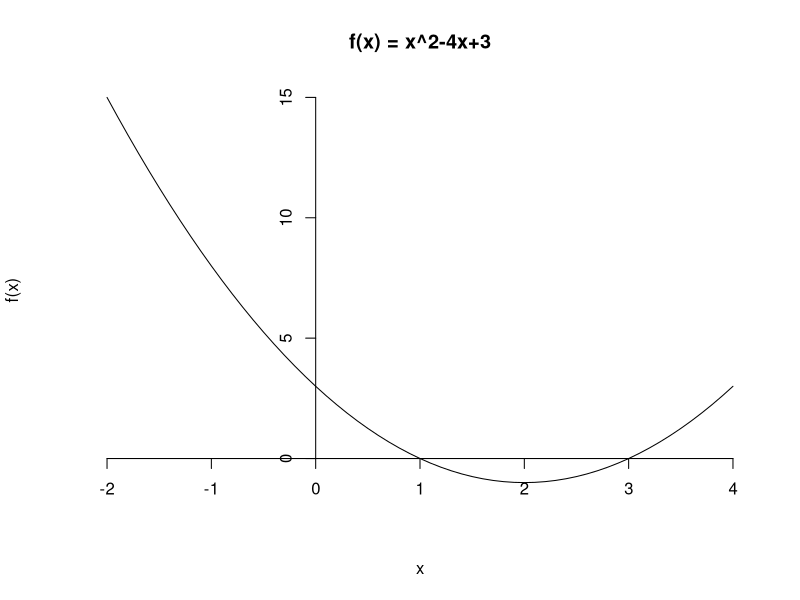
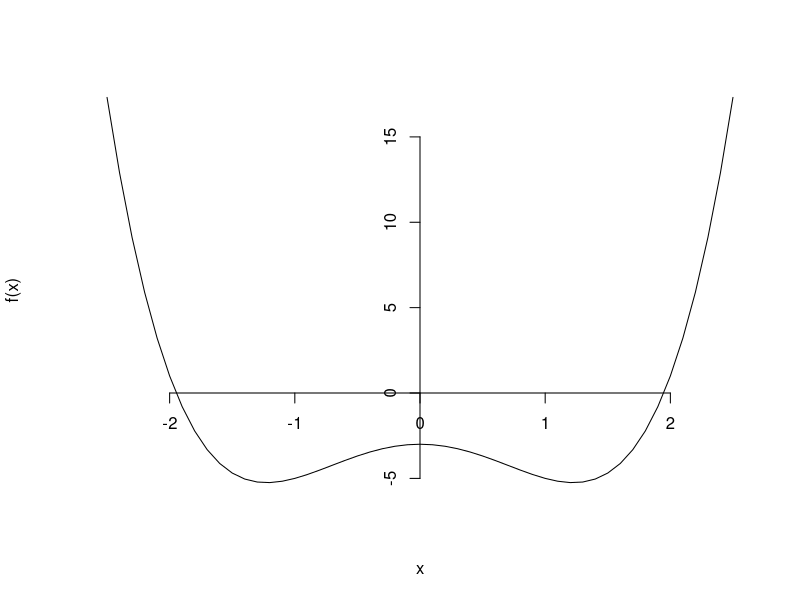
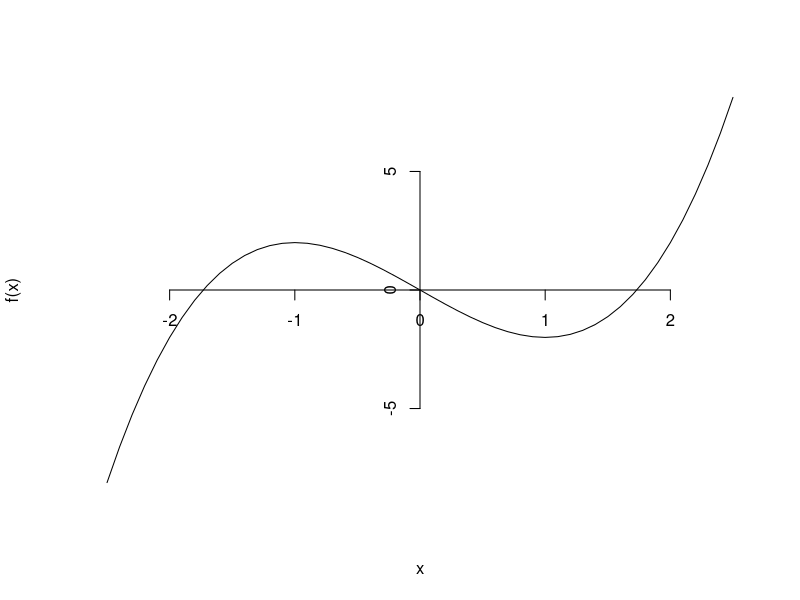
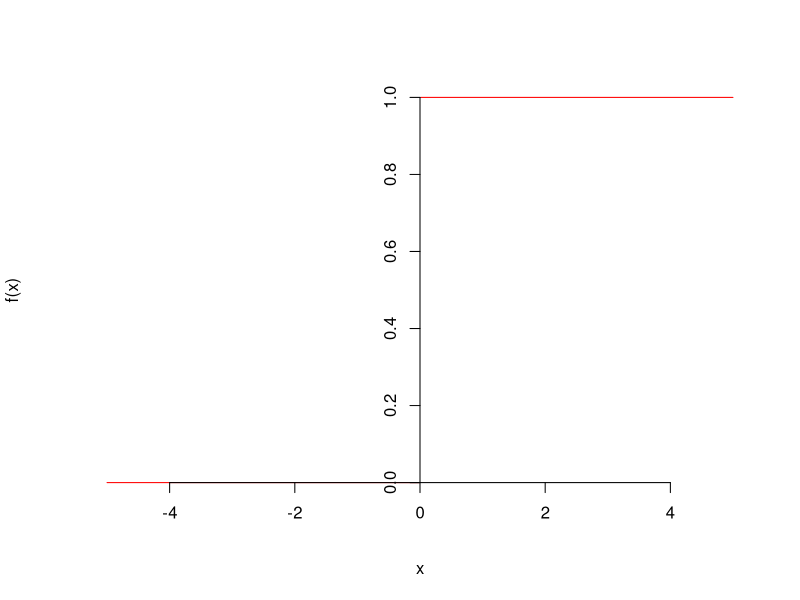
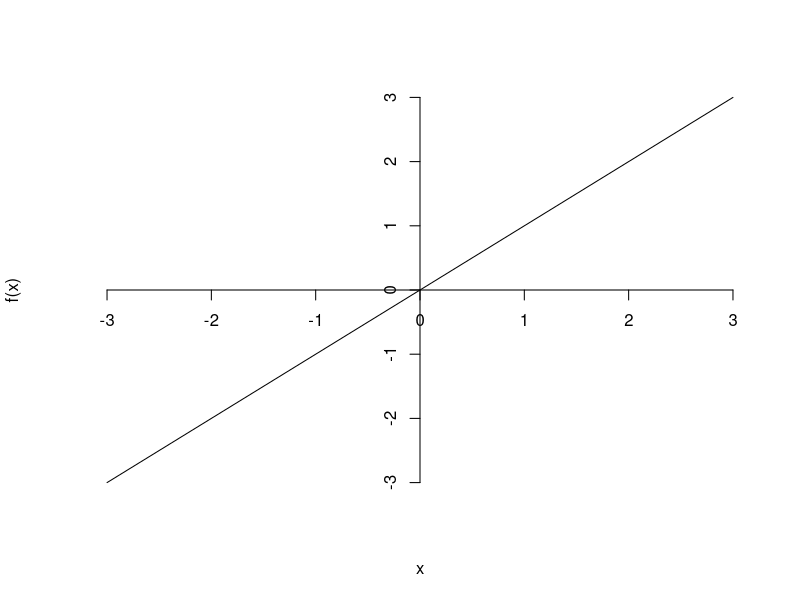
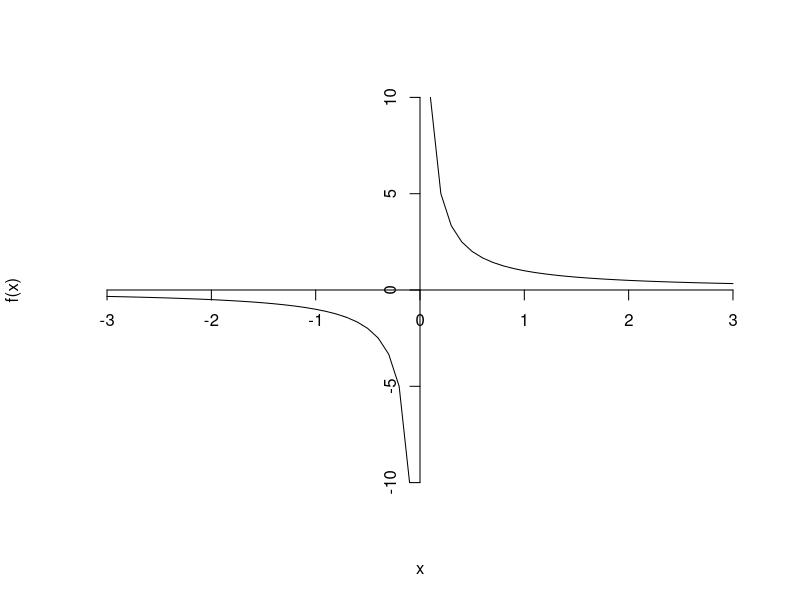
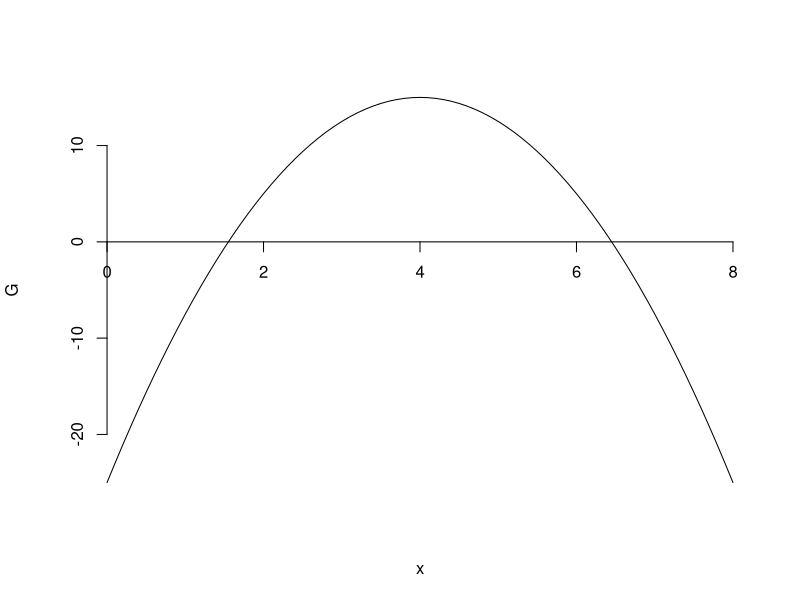
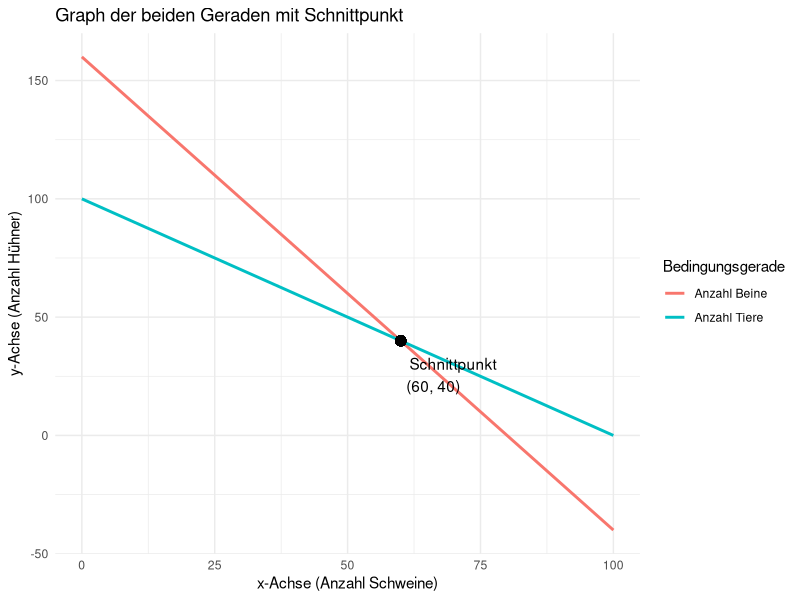

Here is the R script that generated these plots, in order:
## ---- chunk 1
options(digits = 4)
knitr::opts_chunk$set(echo=FALSE, message=FALSE, warning=FALSE, cache=FALSE, 
                      dev.args=list(pointsize=11), size="scriptsize")
## ---- chunk 2
rm(list = ls())
x <- seq(-2, 4, 0.1)

f <- function(x) {
  x^2 - 4 * x + 3
}
plot(x,f(x), type = "l", axes = FALSE, main = "f(x) = x^2-4x+3")
axis(1, pos = 0)
axis(2, pos = 0)
## ---- chunk 3
rm(list = ls())
x <- seq(-2.5, 2.5, 0.1)

f <- function(x) {
  x^4 - 3 * x^2 - 3
}
plot(x,f(x), type = "l", axes = FALSE)
axis(1, pos = 0)
axis(2, pos = 0)

## ---- chunk 4
rm(list = ls())
x <- seq(-2.5, 2.5, 0.1)

f <- function(x) {
  x^3 - 3 * x 
}
plot(x,f(x), type = "l", axes = FALSE)
axis(1, pos = 0)
axis(2, pos = 0)

## ---- chunk 5
rm(list = ls())
x <- seq(-5, 5, 0.01)

f <- function(x) {
  0.5 * (x + abs(x)) / x
}
plot(x,f(x), type = "l", axes = FALSE, col = "red")
axis(1, pos = 0)
axis(2, pos = 0)
## ---- chunk 6
rm(list = ls())
x <- seq(-3, 3, 0.1)

f <- function(x) {
  x
}
plot(x,f(x), type = "l", axes = FALSE)
axis(1, pos = 0)
axis(2, pos = 0)
## ---- chunk 7
rm(list = ls())
x <- seq(-3, 3, 0.1)

f <- function(x) {
  1/x
}
plot(x,f(x), type = "l", axes = FALSE)
axis(1, pos = 0)
axis(2, pos = 0)
## ---- chunk 8
rm(list = ls())
x <- seq(0, 8, 0.1)
G <- -5/2 * x^2 +20 * x -25
plot(x,G, type = "l", axes = FALSE)
axis(1, pos = 0)
axis(2, pos = 0)

## ---- chunk 9
rm(list = ls())
library(ggplot2)

# Definition der zwei Geraden: y = m1*x + b1 und y = m2*x + b2
m1 <- -2
b1 <- 160
m2 <- -1
b2 <- 100

# Berechnung des Schnittpunkts
x_intersect <- (b2 - b1) / (m1 - m2)
y_intersect <- m1 * x_intersect + b1

# Daten für die Geraden (für Plot-Bereich x von 0 bis 5)
df <- data.frame(
  x = rep(seq(0, 100, length.out = 100), 2),
  y = c(m1 * seq(0, 100, length.out = 100) + b1,
        m2 * seq(0, 100, length.out = 100) + b2),
  line = factor(rep(c("Anzahl Beine", "Anzahl Tiere"), each = 100))
)

# Plot mit zwei Linien und Schnittpunkt als Punkt
ggplot(df, aes(x = x, y = y, color = line)) +
  geom_line(size = 1) +
  geom_point(aes(x = x_intersect, y = y_intersect), color = "black", size = 3) +
  annotate("text", x = x_intersect, y = y_intersect, label = paste0("Schnittpunkt\n(", round(x_intersect, 2), ", ", round(y_intersect, 2), ")"),
           hjust = -0.1, vjust = 1.5) +
  theme_minimal() +
  labs(title = "Graph der beiden Geraden mit Schnittpunkt", 
       x = "x-Achse (Anzahl Schweine)", 
       y = "y-Achse (Anzahl Hühner)",
       color = "Bedingungsgerade") 

## ---- chunk 10
rm(list = ls())
library(ggplot2)

# Definition der zwei Geraden: y = m1*x + b1 und y = m2*x + b2
m1 <- 2
b1 <- -1
m2 <- 2
b2 <- -1.1

# Berechnung des Schnittpunkts
x_intersect <- (b2 - b1) / (m1 - m2)
y_intersect <- m1 * x_intersect + b1

# Daten für die Geraden (für Plot-Bereich x von 0 bis 5)
df <- data.frame(
  x = rep(seq(-4, 4, length.out = 100), 2),
  y = c(m1 * seq(-4, 4, length.out = 100) + b1,
        m2 * seq(-4, 4, length.out = 100) + b2),
  line = factor(rep(c("Gleichung 1", "Gleichung 2"), each = 100))
)

# Plot mit zwei Linien und Schnittpunkt als Punkt
ggplot(df, aes(x = x, y = y, color = line)) +
  geom_line(size = 1) +
  geom_point(aes(x = x_intersect, y = y_intersect), color = "black", size = 3) +
  annotate("text", x = x_intersect, y = y_intersect, label = paste0("Schnittpunkt\n(", round(x_intersect, 2), ", ", round(y_intersect, 2), ")"),
           hjust = -0.1, vjust = 1.5) +
  theme_minimal() +
  labs(title = "Graph der beiden Geraden", 
       x = "x-Achse", 
       y = "y-Achse",
       color = "Gerade") 

## ---- chunk 11
rm(list = ls())
library(ggplot2)

# Definition der zwei Geraden: y = m1*x + b1 und y = m2*x + b2
m1 <- 2
b1 <- -1
m2 <- 2
b2 <- -1.5

# Berechnung des Schnittpunkts
x_intersect <- (b2 - b1) / (m1 - m2)
y_intersect <- m1 * x_intersect + b1

# Daten für die Geraden (für Plot-Bereich x von 0 bis 5)
df <- data.frame(
  x = rep(seq(-4, 4, length.out = 100), 2),
  y = c(m1 * seq(-4, 4, length.out = 100) + b1,
        m2 * seq(-4, 4, length.out = 100) + b2),
  line = factor(rep(c("Gleichung 1", "Gleichung 2"), each = 100))
)

# Plot mit zwei Linien und Schnittpunkt als Punkt
ggplot(df, aes(x = x, y = y, color = line)) +
  geom_line(size = 1) +
  geom_point(aes(x = x_intersect, y = y_intersect), color = "black", size = 3) +
  annotate("text", x = x_intersect, y = y_intersect, label = paste0("Schnittpunkt\n(", round(x_intersect, 2), ", ", round(y_intersect, 2), ")"),
           hjust = -0.1, vjust = 1.5) +
  theme_minimal() +
  labs(title = "Graph der beiden Geraden", 
       x = "x-Achse", 
       y = "y-Achse",
       color = "Gerade") 

## ---- chunk 12
rm(list = ls())
library(ggplot2)

# Definition der zwei Geraden: y = m1*x + b1 und y = m2*x + b2
m1 <- 2
b1 <- -1
m2 <- -2
b2 <- 1.5

# Berechnung des Schnittpunkts
x_intersect <- (b2 - b1) / (m1 - m2)
y_intersect <- m1 * x_intersect + b1

# Daten für die Geraden (für Plot-Bereich x von 0 bis 5)
df <- data.frame(
  x = rep(seq(-4, 4, length.out = 100), 2),
  y = c(m1 * seq(-4, 4, length.out = 100) + b1,
        m2 * seq(-4, 4, length.out = 100) + b2),
  line = factor(rep(c("Gleichung 1", "Gleichung 2"), each = 100))
)

# Plot mit zwei Linien und Schnittpunkt als Punkt
ggplot(df, aes(x = x, y = y, color = line)) +
  geom_line(size = 1) +
  geom_point(aes(x = x_intersect, y = y_intersect), color = "black", size = 3) +
  annotate("text", x = x_intersect, y = y_intersect, label = paste0("Schnittpunkt\n(", round(x_intersect, 3), ", ", round(y_intersect, 3), ")"),
           hjust = -0.1, vjust = 1.5) +
  theme_minimal() +
  labs(title = "Graph der beiden Geraden mit Schnittpunkt", 
       x = "x-Achse", 
       y = "y-Achse",
       color = "Gerade") 

## ---- chunk 13
# Übergangsmatrix erstellen (3x3, z. B. für Markov-Kette)
uebergang <- matrix(c(0.9, 0.08, 0.01,
                      0.04, 0.85, 0.07,
                      0.06, 0.07, 0.92), nrow=3, byrow=TRUE)

# Anfangszustandsvektor (Wahrscheinlichkeiten summieren zu 1)
vektor <- c(0.42, 0.37, 0.21)

# Multiplikation: nächster Zustand
nächster_zustand <- uebergang %*% vektor
for (i in 1:1000) 
  nächster_zustand <- uebergang %*% nächster_zustand
